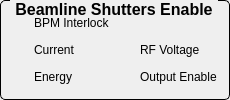
       <widget class="QGroupBox" name="groupBox_4">
        <property name="geometry">
         <rect>
          <x>920</x>
          <y>690</y>
          <width>230</width>
          <height>100</height>
         </rect>
        </property>
        <property name="font">
         <font>
          <pointsize>12</pointsize>
          <weight>75</weight>
          <bold>true</bold>
         </font>
        </property>
        <property name="styleSheet">
         <string notr="true">QGroupBox {
     border: 1px solid black;
     border-radius: 5px;
     margin-top: 0.5em;
 }
 
 QGroupBox::title {
     subcontrol-origin: margin;
     left: 10px;
     padding: 0 3px 0 3px;
 }</string>
        </property>
        <property name="title">
         <string>Beamline Shutters Enable</string>
        </property>
        <layout class="QGridLayout" name="gridLayout_2">
         <property name="sizeConstraint">
          <enum>QLayout::SetMinimumSize</enum>
         </property>
         <item row="0" column="0">
          <widget class="QESimpleShape" name="qesimpleshape_62">
           <property name="sizePolicy">
            <sizepolicy hsizetype="Fixed" vsizetype="Fixed">
             <horstretch>0</horstretch>
             <verstretch>0</verstretch>
            </sizepolicy>
           </property>
           <property name="minimumSize">
            <size>
             <width>16</width>
             <height>20</height>
            </size>
           </property>
           <property name="maximumSize">
            <size>
             <width>16</width>
             <height>20</height>
            </size>
           </property>
           <property name="colour0" stdset="0">
            <color>
             <red>240</red>
             <green>5</green>
             <blue>5</blue>
            </color>
           </property>
           <property name="colour1" stdset="0">
            <color>
             <red>5</red>
             <green>240</green>
             <blue>5</blue>
            </color>
           </property>
           <property name="variable" stdset="0">
            <string>SR-DI-BPM:isInterlock</string>
           </property>
          </widget>
         </item>
         <item row="0" column="1" colspan="3">
          <widget class="QLabel" name="label_93">
           <property name="sizePolicy">
            <sizepolicy hsizetype="MinimumExpanding" vsizetype="Fixed">
             <horstretch>0</horstretch>
             <verstretch>0</verstretch>
            </sizepolicy>
           </property>
           <property name="text">
            <string>BPM Interlock</string>
           </property>
          </widget>
         </item>
         <item row="1" column="0">
          <widget class="QSimpleShape" name="ledCurrent">
           <property name="sizePolicy">
            <sizepolicy hsizetype="Fixed" vsizetype="Fixed">
             <horstretch>0</horstretch>
             <verstretch>0</verstretch>
            </sizepolicy>
           </property>
           <property name="minimumSize">
            <size>
             <width>16</width>
             <height>20</height>
            </size>
           </property>
           <property name="maximumSize">
            <size>
             <width>16</width>
             <height>20</height>
            </size>
           </property>
           <property name="ledType">
            <enum>QSimpleShape::Status</enum>
           </property>
           <property name="colour0" stdset="0">
            <color>
             <red>240</red>
             <green>5</green>
             <blue>5</blue>
            </color>
           </property>
          </widget>
         </item>
         <item row="1" column="1">
          <widget class="QLabel" name="label_94">
           <property name="sizePolicy">
            <sizepolicy hsizetype="MinimumExpanding" vsizetype="Fixed">
             <horstretch>0</horstretch>
             <verstretch>0</verstretch>
            </sizepolicy>
           </property>
           <property name="text">
            <string>Current</string>
           </property>
          </widget>
         </item>
         <item row="1" column="2">
          <widget class="QSimpleShape" name="ledRFVolt">
           <property name="sizePolicy">
            <sizepolicy hsizetype="Fixed" vsizetype="Fixed">
             <horstretch>0</horstretch>
             <verstretch>0</verstretch>
            </sizepolicy>
           </property>
           <property name="minimumSize">
            <size>
             <width>16</width>
             <height>20</height>
            </size>
           </property>
           <property name="maximumSize">
            <size>
             <width>16</width>
             <height>20</height>
            </size>
           </property>
           <property name="ledType">
            <enum>QSimpleShape::Status</enum>
           </property>
           <property name="colour0" stdset="0">
            <color>
             <red>240</red>
             <green>5</green>
             <blue>5</blue>
            </color>
           </property>
          </widget>
         </item>
         <item row="1" column="3">
          <widget class="QLabel" name="label_96">
           <property name="sizePolicy">
            <sizepolicy hsizetype="MinimumExpanding" vsizetype="Fixed">
             <horstretch>0</horstretch>
             <verstretch>0</verstretch>
            </sizepolicy>
           </property>
           <property name="text">
            <string>RF Voltage</string>
           </property>
          </widget>
         </item>
         <item row="2" column="0">
          <widget class="QSimpleShape" name="ledEnergy">
           <property name="sizePolicy">
            <sizepolicy hsizetype="Fixed" vsizetype="Fixed">
             <horstretch>0</horstretch>
             <verstretch>0</verstretch>
            </sizepolicy>
           </property>
           <property name="minimumSize">
            <size>
             <width>16</width>
             <height>20</height>
            </size>
           </property>
           <property name="maximumSize">
            <size>
             <width>16</width>
             <height>20</height>
            </size>
           </property>
           <property name="ledType">
            <enum>QSimpleShape::Status</enum>
           </property>
           <property name="colour0" stdset="0">
            <color>
             <red>240</red>
             <green>5</green>
             <blue>5</blue>
            </color>
           </property>
          </widget>
         </item>
         <item row="2" column="1">
          <widget class="QLabel" name="label_95">
           <property name="sizePolicy">
            <sizepolicy hsizetype="MinimumExpanding" vsizetype="Fixed">
             <horstretch>0</horstretch>
             <verstretch>0</verstretch>
            </sizepolicy>
           </property>
           <property name="text">
            <string>Energy</string>
           </property>
          </widget>
         </item>
         <item row="2" column="2">
          <widget class="QESimpleShape" name="qesimpleshape_26">
           <property name="sizePolicy">
            <sizepolicy hsizetype="Fixed" vsizetype="Fixed">
             <horstretch>0</horstretch>
             <verstretch>0</verstretch>
            </sizepolicy>
           </property>
           <property name="minimumSize">
            <size>
             <width>16</width>
             <height>20</height>
            </size>
           </property>
           <property name="maximumSize">
            <size>
             <width>16</width>
             <height>20</height>
            </size>
           </property>
           <property name="colour0" stdset="0">
            <color>
             <red>240</red>
             <green>5</green>
             <blue>5</blue>
            </color>
           </property>
           <property name="variable" stdset="0">
            <string>SR-GE-BLSH:enable</string>
           </property>
          </widget>
         </item>
         <item row="2" column="3">
          <widget class="QLabel" name="label_97">
           <property name="sizePolicy">
            <sizepolicy hsizetype="MinimumExpanding" vsizetype="Fixed">
             <horstretch>0</horstretch>
             <verstretch>0</verstretch>
            </sizepolicy>
           </property>
           <property name="text">
            <string>Output Enable</string>
           </property>
          </widget>
         </item>
        </layout>
       </widget>
